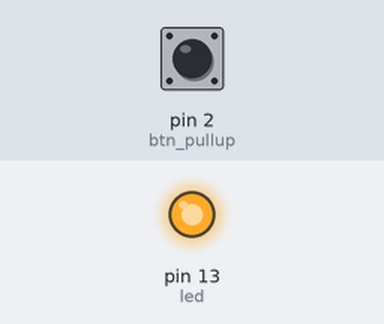
Recording of a sketch running on a simulated Arduino Uno, built with avr-gcc and run on an emulated ATmega328P. On the bench: output pins drawn as LEDs (lit = HIGH). The test bench sets the inputs (shaded band); at power-on: pin 2 (btn_pullup) HIGH.

Above: at 1.2 s.
1.3 s: pin 2 (btn_pullup) pulled LOW for 0.15 s
At 1.9 s:
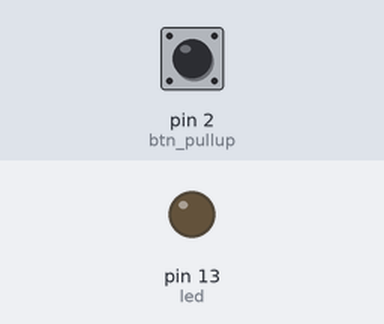
2.9 s: pin 2 (btn_pullup) pulled LOW for 1 s
At 4.4 s:
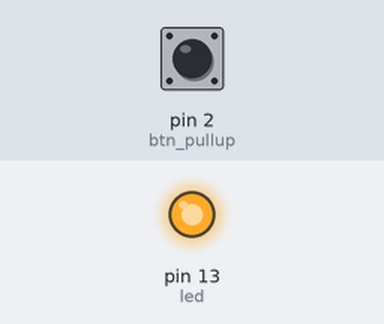
5.4 s: pin 2 (btn_pullup) pulled LOW for 3.2 s
At 9.2 s:
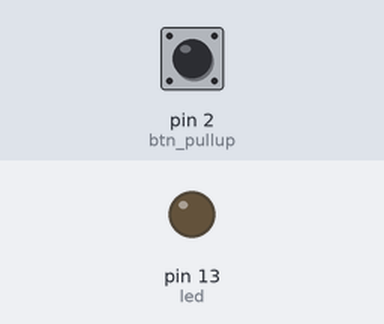
Timing chart, 0 to 10.7 s (numbered marks = the images above; inputs shaded):
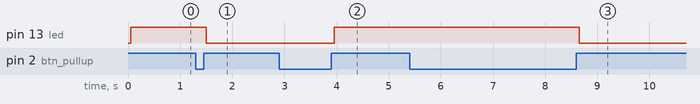

Measured:
- after the input at 1.3 s, pin 13 (led): HIGH → LOW after 0.20 s
- after the input at 2.9 s, pin 13 (led): LOW → HIGH after 1.1 s
- after the input at 5.4 s, pin 13 (led): HIGH → LOW after 3.3 s

The sketch:

Button_-_debounce.ino
```cpp
const int btn_pullup = 2;
const int led = 13;
const int debounce_delay = 50; // ms

bool btn_state;
bool prev_btn_state;
bool led_state = LOW;
unsigned long btn_last_debounce = 0;

void setup(){
  pinMode(btn_pullup, INPUT);
  digitalWrite(btn_pullup, HIGH);
  pinMode(led, OUTPUT);
  Serial.begin(9600);
}

void loop(){
  bool btn_state_reading = digitalRead(btn_pullup);
  if(btn_state_reading == HIGH && prev_btn_state == LOW){
    btn_last_debounce = millis();
  }
  if(millis() > (btn_last_debounce + debounce_delay) ){
    if(btn_state != btn_state_reading){
      btn_state = btn_state_reading;
      if(btn_state_reading == HIGH){
        led_state = ! led_state;
      }
    }
  }
  digitalWrite(led, led_state);
  prev_btn_state = btn_state_reading;
}
```
